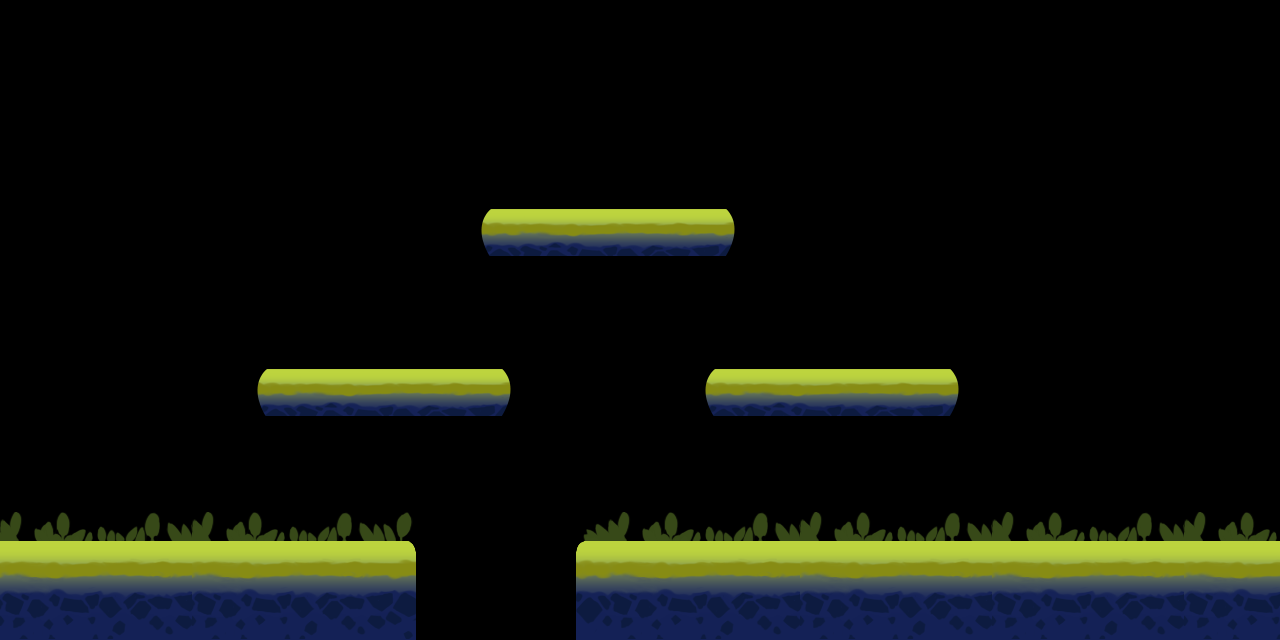

This is a level from a 2D game, rendered from its Tiled map with the project's own tilesets. A one-line summary and the map file follow, with tile-layer data summarised:
An orthogonal 40x20 tile map with 32x32 px tiles, 2 tile layers (块层 1, 块层 2), 2 tilesets and 29 objects.

<map version="1.0" orientation="orthogonal" width="40" height="20" tilewidth="32" tileheight="32">
 <tileset firstgid="1" name="dibiao1" tilewidth="32" tileheight="32">
  <image source="dibiao1.png" width="256" height="128" />
 </tileset>
 <tileset firstgid="33" name="dibiaoshang" tilewidth="32" tileheight="32">
  <image source="dibiaoshang.png" width="256" height="65" />
 </tileset>
 <layer name="块层 1" width="40" height="20">
  <data>[800 cells, 140 non-empty, 32 distinct tile ids]</data>
 </layer>
 <layer name="块层 2" width="40" height="20">
  <data>[800 cells, 48 non-empty, 16 distinct tile ids]</data>
 </layer>
 <objectgroup name="block" width="40" height="20">
  <object x="480" y="208" width="255" height="46" />
  <object x="705" y="368" width="254" height="47" />
  <object x="257" y="369" width="254" height="45" />
  <object x="576" y="540" width="702" height="101" />
  <object x="-1" y="540" width="415" height="99" />
 </objectgroup>
 <objectgroup name="gold" width="40" height="20">
  <object x="543" y="160" />
  <object x="672" y="159" />
  <object x="319" y="319" />
  <object x="447" y="320" />
  <object x="768" y="320" />
  <object x="896" y="320" />
  <object x="64" y="480" />
  <object x="128" y="479" />
  <object x="191" y="479" />
  <object x="256" y="479" />
  <object x="319" y="479" />
  <object x="672" y="479" />
  <object x="928" y="480" />
  <object x="991" y="480" />
  <object x="1055" y="480" />
  <object x="1120" y="480" />
  <object x="1184" y="480" />
  <object x="1248" y="480" />
 </objectgroup>
 <objectgroup name="gold2" width="40" height="20">
  <object x="608" y="160" />
  <object x="832" y="320" />
  <object x="384" y="320" />
  <object x="736" y="479" />
  <object x="800" y="479" />
  <object x="864" y="480" />
 </objectgroup>
</map>